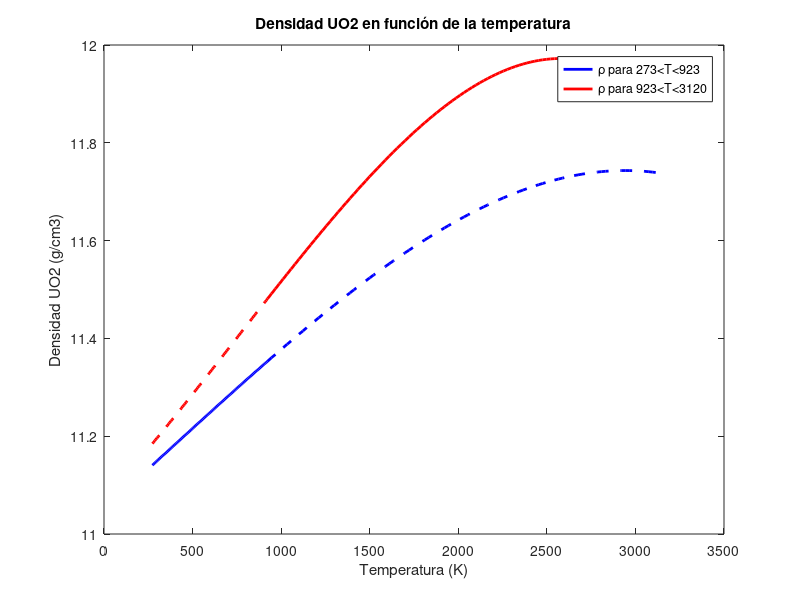

This figure's MATLAB source:
close all
rho0=10.963;

figure

T1=linspace(273,923);
rho1 = rho0*(9.9734*10^(-1) - 9.802*10^(-6).*(T1) - 2.705*10^(-10).*(T1.^2) + 4.391*10^(-13).*(T1.^3)).^(-3);
plot(T1,rho1,'b','linewidth',2)
hold on
T2=linspace(923,3120);
rho2= rho0*(9.9672*10^(-1) - 1.179*10^(-5).*(T2) - 2.429*10^(-9).*(T2.^2) + 1.219*10^(-12).*(T2.^3) ).^(-3);
plot(T2,rho2,'r','linewidth',2)
T1=linspace(923,3120);
rho1 = rho0*(9.9734*10^(-1) - 9.802*10^(-6).*(T1) - 2.705*10^(-10).*(T1.^2) + 4.391*10^(-13).*(T1.^3)).^(-3);
plot(T1,rho1,'b--','linewidth',2)

T2=linspace(273,923);
rho2= rho0*(9.9672*10^(-1) - 1.179*10^(-5).*(T2) - 2.429*10^(-9).*(T2.^2) + 1.219*10^(-12).*(T2.^3) ).^(-3);
% plot(T2,rho2,'-.','Color',[0.5 0.5 0.5],'linewidth',2)
plot(T2,rho2,'r--','linewidth',2)




title('Densidad UO2 en función de la temperatura')
xlabel('Temperatura (K)')
ylabel('Densidad UO2 (g/cm3)')
legend('\rho para 273<T<923','\rho para 923<T<3120')
